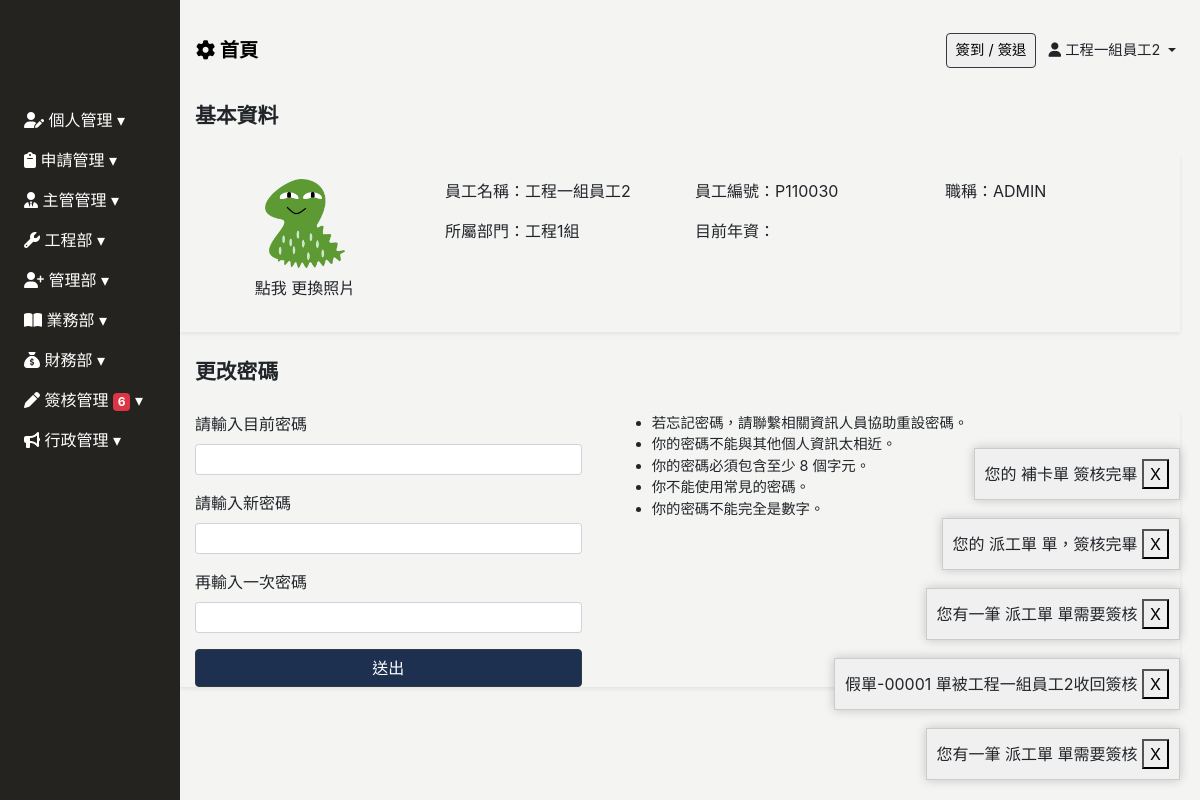
The page /profile/ (signed in) on the database as committed earlier.
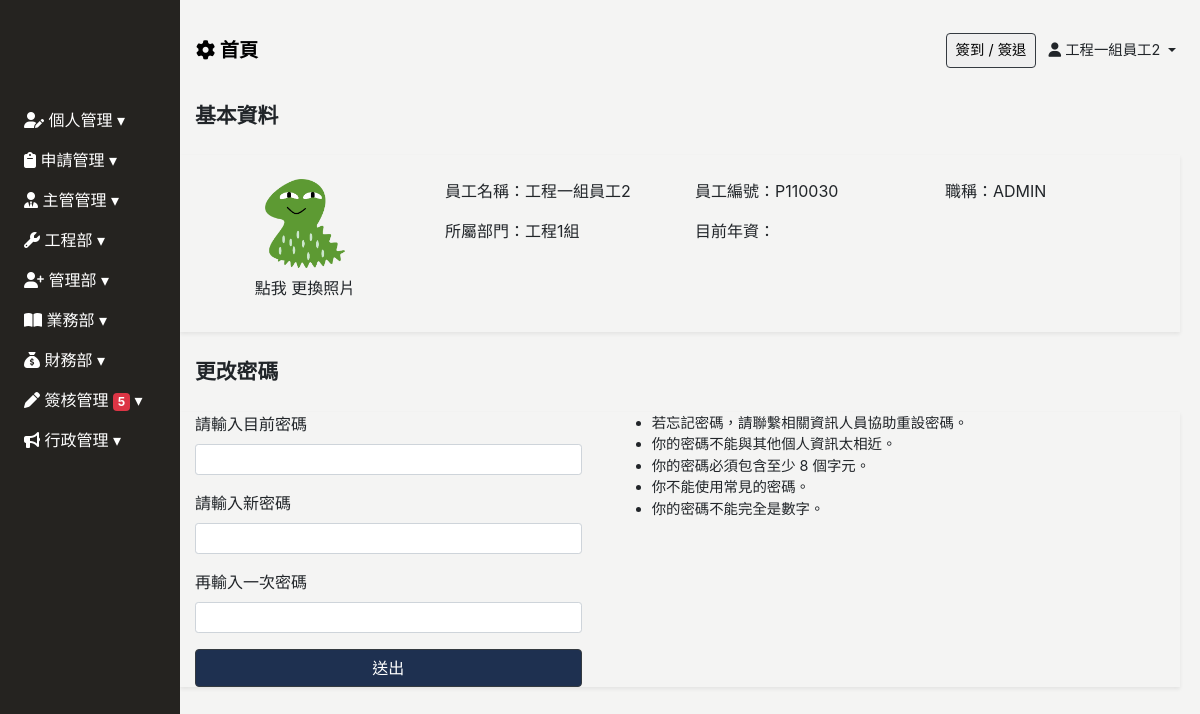
The same page on the database as committed later.
### Backend/models.py (models this page shows, shortened)
class ModifiedModel(models.Model):
    modified_by = models.ForeignKey("Employee", on_delete=models.SET_NULL, null=True, blank=True)
    created_date = models.DateField(default=timezone.now,verbose_name='建立日期')
    update_date = models.DateField(auto_now=True, verbose_name='更新日期')
    class Meta:
        abstract = True

class Employee(ModifiedModel):
    GENDER_CHOICES = [
        ('M', '男'),
        ('F', '女'),
    ]
    BLOOD_TYPE_CHOICES = [
        ('A', 'A型'),
        ('B', 'B型'),
        ('AB','AB型'),
        ('O', 'O型'),
    ]
    MARITAL_STATUS_CHOICES = [
        ('M', '已婚'),
        ('S', '未婚'),
        ('D', '離異'),
    ]
    MILITARY_STATUS_CHOICES = [
        ('M', '義務役'),
        ('E', '免服役'),
        ('A', '替代役'),
    ]
    user = models.OneToOneField(User, null=True, blank=True, on_delete=models.CASCADE)
    profile_image = models.ImageField(upload_to='employee_profile/', blank=True, null=True, default='employee_profile/default_profile.png', verbose_name='員工照片')
    location_city = models.CharField(max_length=4, choices=LOCATION_CHOICES, null=True, blank=True, verbose_name='居住城市(用於計算)')
    uploaded_files = models.ManyToManyField(UploadedFile,blank=True,  related_name="userfile")
    full_name = models.CharField(max_length=30, null=True, blank=True, verbose_name='員工名稱')
    employee_id	 = models.CharField(max_length=30, blank=True,verbose_name='員工ID')
    departments = models.ForeignKey('Department', on_delete=models.SET_NULL, blank=True, null=True, related_name='employees', verbose_name='部門名稱')# 你可以通过department.employees.all()访问一个部门的所有员工。
    position = models.CharField(max_length=30, null=True, blank=True, verbose_name='職稱')
    phone_number = models.CharField(max_length=20, null=True, blank=True,verbose_name='手機號碼')
    contact_number = models.CharField(max_length=20, null=True, blank=True,verbose_name='聯絡電話')
    start_date = models.DateField(null=True, blank=True, verbose_name='到職日期')
    seniority = models.DecimalField(max_digits=3, decimal_places=1, null=True, blank=True, verbose_name='目前年資')
    id_number = models.CharField(max_length=20, null=True, blank=True, verbose_name='身份證字號')
    birthday = models.DateField(null=True, blank=True, verbose_name='出生日期')
    gender = models.CharField(max_length=1, choices=GENDER_CHOICES, null=True, blank=True, verbose_name='性別')
    blood_type = models.CharField(max_length=2, choices=BLOOD_TYPE_CHOICES, null=True, blank=True, verbose_name='血型')
    birth_place = models.CharField(max_length=100, null=True, blank=True, verbose_name='出生地')
    marital_status = models.CharField(max_length=1, choices=MARITAL_STATUS_CHOICES, null=True, blank=True, verbose_name='婚姻狀況')
    military_status = models.CharField(max_length=1, choices=MILITARY_STATUS_CHOICES, null=True, blank=True, verbose_name='兵役狀況')
    permanent_address = models.CharField(max_length=50, null=True, blank=True, verbose_name='戶籍地址')
    current_address_city = models.CharField(max_length=50, null=True, blank=True, verbose_name='現居地址縣市')
    current_address = models.CharField(max_length=50, null=True, blank=True, verbose_name='現居地址')
    location = models.CharField(max_length=50, null=True, blank=True, verbose_name='所在地')
    company_email = models.EmailField(null=True, blank=True, verbose_name='公司E_Mail')
    personal_email = models.EmailField(null=True, blank=True, verbose_name='個人E_Mail')
    emergency_contact = models.CharField(max_length=50, null=True, blank=True, verbose_name='緊急聯絡人1')
    emergency_contact_relations = models.CharField(max_length=50, null=True, blank=True, verbose_name='關係1')
    emergency_contact_phone = models.CharField(max_length=20, null=True, blank=True, verbose_name='聯絡人電話1')
    default_salary = models.IntegerField(default=27000, null=True, blank=True, verbose_name="薪資")#預設薪資
    class Meta:
        verbose_name = "員工"   # 單數
        verbose_name_plural = verbose_name   #複數
    def __str__(self):
        return self.full_name

class Department(ModifiedModel):
    COMPANY_CHOICES = [
        ('艾力克電機', '艾力克電機'),
        ('維景', '維景'),
    ]
    belong_to_company =models.CharField(max_length=20,choices=COMPANY_CHOICES, null=True, blank=True,verbose_name="所屬公司")
    parent_department  = models.ForeignKey('self',max_length=30,  on_delete=models.SET_NULL, null=True, blank=True, verbose_name='上層部門')
    department_name = models.CharField(max_length=30, null=True, blank=True,verbose_name='部門名稱')
    department_id = models.CharField(max_length=20, null=True, blank=True,verbose_name='部門編號')
    class Meta:
        verbose_name = "部門"   # 單數
        verbose_name_plural = verbose_name   #複數

class SysMessage(models.Model):
    Target_user = models.ForeignKey("Employee", related_name="sys_messages", on_delete=models.SET_NULL, null=True, blank=True, verbose_name='顯示對象')
    content = models.TextField(verbose_name='內容')
    watch = models.BooleanField(default=False,verbose_name='已看過')
    class Meta:
        verbose_name = '系統消息'
        verbose_name_plural = verbose_name

### Frontend/views.py (the view)
# urls.py: path('profile/', login_required(views.Profile.as_view()), name='profile'),
class Profile(DeleteView):
    model = User
    template_name = 'profile/profile.html'
    context_object_name = 'user'
    def get_object(self, queryset=None):
        return self.request.user

### Frontend/templates/profile/profile.html (shortened to what this page needs)
{% extends 'base/base_dashboard.html' %}
{% block import %}
<link rel="stylesheet" href="https://cdnjs.cloudflare.com/ajax/libs/dropzone/5.5.1/min/basic.min.css" />
<link rel="stylesheet" href="https://cdnjs.cloudflare.com/ajax/libs/dropzone/5.5.1/min/dropzone.min.css" />
{% load static%}
<link rel="stylesheet" href="{% static 'css/profile/profile.css' %}">
{% endblock %}
{% block main %}
<div class="main">
    <div class="profile-header container mb-4">
        <span class="font-weight-bold" style="font-size: clamp(1rem, 2vw, 1.3rem);">
            基本資料
        </span>
    </div>
    <div class="container shadow-sm">
        <div class="row my-4 py-4">
            <div class="col-6 col-md-3 text-center">
                <div class="profile_img mx-auto mb-2" style="width: 80px;">
                    {% if user.employee.profile_image %}
                    <img class="h-100 img-fluid" src="{{ user.employee.profile_image.url }}" alt="員工照片" id="image-upload" style="object-fit: cover;">
                    {% else %}
                    暫無照片
                    {% endif %}
                </div>
                <form id="profileImageForm" enctype="multipart/form-data">
                    <label>
                        點我    更換照片
                    </label>
                </form>
            </div>
            <div class="col-6 col-md-3">
                <div class="form-group">
                    員工名稱：{{ user.employee.full_name }}
                </div>
                <div class="form-group">
                    所屬部門：{{ user.employee.departments.department_name }}
                </div>
            </div>
            <div class="col-6 col-md-3">
                <div class="form-group">
                    員工編號：{{ user.employee.employee_id }}
                </div>
                <div class="form-group">
                    目前年資：{{ user.employee.calSeniority }}
                </div>
            </div>
            <div class="col-6 col-md-3">
                <div class="form-group">
                    職稱：{{ user.employee.position }}
                </div>
            </div>
        </div>
    </div>
    <div class="profile-header container mb-4">
        <span class="font-weight-bold" style="font-size: clamp(1rem, 2vw, 1.3rem);">
            更改密碼
        </span>
    </div>
    <div class="container shadow-sm">
        <div class="row">
            <div class="col-5">
                <form id="profileform">
                    <div class="form-group">
                        <label for="current-password-form-control">請輸入目前密碼</label>
                        <input type="password" class="form-control form-control-sm" id="current-password-form-control"
                            name="old_password" required>
                    </div>
                    <div class="form-group">
                        <label for="new-password-form-control">請輸入新密碼</label>
                        <input type="password" class="form-control form-control-sm" pattern="^(?=.*[a-zA-Z]).{8,}$"
                            title="至少8位數，不能全部是數字" name="new_password1" id="new-password-form-control" required>
                    </div>
                    <div class="form-group">
                        <label for="confirm-password-form-control">再輸入一次密碼</label>
                        <input type="password" class="form-control form-control-sm" id="confirm-password-form-control"
                            name="new_password2" required>
                    </div>
                    <button type="submit" class="btn border border-dark rounded w-100 "
                        style="color: #fff;background: #1E3050;">送出</button>
                </form>
            </div>
            <div class="col-7">
                <div class="password-rule" style="font-size: 0.9rem;">
                    <ul>
                        <li>若忘記密碼，請聯繫相關資訊人員協助重設密碼。</li>
                        <li>你的密碼不能與其他個人資訊太相近。</li>
                        <li>你的密碼必須包含至少 8 個字元。</li>
                        <li>你不能使用常見的密碼。</li>
                        <li>你的密碼不能完全是數字。</li>
                    </ul>
                </div>
            </div>
        </div>
    </div>
</div>
{% endblock %}

### Frontend/templates/base/base_dashboard.html (shortened to what this page needs)
<!DOCTYPE html>
<html lang="zh-Hant">
<head>
    <link rel="stylesheet" href="https://stackpath.bootstrapcdn.com/bootstrap/4.2.1/css/bootstrap.min.css"
>
    <link rel="stylesheet" href="https://cdnjs.cloudflare.com/ajax/libs/font-awesome/6.4.0/css/all.min.css">
    <link href="https://unpkg.com/bootstrap-table@1.22.1/dist/bootstrap-table.min.css" rel="stylesheet">
    <link href="https://cdn.rawgit.com/harvesthq/chosen/gh-pages/chosen.min.css" rel="stylesheet" />
    {% load static%}
    <link rel="stylesheet" href="{% static 'css/base/base.css' %}">
    <link rel="stylesheet" href="{% static 'css/index/index-login.css' %}">
    <link href="https://cdn.jsdelivr.net/npm/select2@4.1.0-rc.0/dist/css/select2.min.css" rel="stylesheet" />
    {% block import %}
    {% endblock %}
</head>
<body>
    {% include 'base/sidebar.html' %}
    {% include 'base/header.html' %}
    {% block main %}
    {% endblock %}
    {% for sys_message in sys_messages %}
    <div class="sys-message-popup" data-message-id="{{ sys_message.id }}" style="bottom: {{ sys_message.bottom }}px;">
        <span id="sys-message-content">{{ sys_message.content }}</span>
        <button class="sys-close-button">X</button>
    </div>
    {% endfor %}
</body>
<link href="https://cdn.jsdelivr.net/npm/sweetalert2@11.7.16/dist/sweetalert2.min.css
" rel="stylesheet">
</html>

### Frontend/templates/base/sidebar.html (shortened to what this page needs)
{% load tz %}
{% load custom_tags %}
<div class="sidebar pl-2 collapse width show" id="sidebarCollapse">
    <div class="sidebar-logo">
    </div>
    <ul class="nav flex-column">
        <li class="nav-item">
            <a class="nav-link collapsed" href="#" data-target="#calendarCollapse" data-toggle="collapse"
                aria-expanded="false" aria-controls="calendarCollapse">
                <i class="fa-solid fa-user-pen" style="color: #ffffff;"></i> 個人管理
            </a>
        </li>
        <li class="nav-item">
            <a class="nav-link collapsed" href="#" data-target="#applicationCollapse" data-toggle="collapse"
                aria-expanded="false" aria-controls="applicationCollapse">
                <i class="fa-solid fa-clipboard" style="color: #ffffff;"></i> 申請管理
            </a>
        </li>
        {% if user|in_group_T_or_F:"主管" or pass_test_func %}
        <li class="nav-item">
            <a class="nav-link collapsed" href="#" data-target="#directorCollapse" data-toggle="collapse"
                aria-expanded="false" aria-controls="directorCollapse">
                <i class="fa-solid fa-user-tie" style="color: #ffffff;"></i> 主管管理
            </a>
        </li>
        {% endif %}
        {% if user|in_group_T_or_F:"工程" or pass_test_func %}
        <li class="nav-item">
            <a class="nav-link collapsed" href="#" data-target="#engineerCollapse" data-toggle="collapse"
                aria-expanded="false" aria-controls="engineerCollapse">
                <i class="fa-solid fa-wrench" style="color: #ffffff;"></i> 工程部
            </a>
        </li>
        {% endif %}
        {% if user|in_group_T_or_F:"管理部權限管理" or user|in_group_T_or_F:"管理" or pass_test_func %}
        <li class="nav-item">
            <a class="nav-link collapsed" href="#" data-target="#personnelCollapse" data-toggle="collapse"
                aria-expanded="false" aria-controls="personnelCollapse">
                <i class="fa-solid fa-user-plus" style="color: #ffffff;"></i> 管理部
            </a>
        </li>
        {% endif %}
        {% if user|in_group_T_or_F:"業務" or pass_test_func %}
        <li class="nav-item">
            <a class="nav-link collapsed" href="#" data-target="#salesCollapse" data-toggle="collapse"
                aria-expanded="false" aria-controls="salesCollapse">
                <i class="fa-solid fa-book-open" style="color: #ffffff;"></i> 業務部
            </a>
        </li>
        {% endif %}
        {% if user|in_group_T_or_F:"財務部" or pass_test_func %}
        <li class="nav-item">
            <a class="nav-link collapsed" href="#financialCollapse" data-toggle="collapse" aria-expanded="false"
                aria-controls="financialCollapse">
                <i class="fa-solid fa-sack-dollar" style="color: #ffffff;"></i> 財務部
            </a>
        </li>
        {% endif %}
        <li class="nav-item">
            <a class="nav-link collapsed" href="#approvalCollapse" data-toggle="collapse" aria-expanded="false"
                aria-controls="approvalCollapse">
                <i class="fa-solid fa-pen" style="color: #ffffff;"></i> 簽核管理
                {% if approval_count > 0 %}
                <span class="badge badge-danger">{{ approval_count }}</span>
                {% endif %}
            </a>
        </li>
        {% if user|in_group_T_or_F:"公告" or pass_test_func %}
        <li class="nav-item">
            <a class="nav-link collapsed" href="#newsCollapse" data-toggle="collapse" aria-expanded="false"
                aria-controls="newsCollapse">
                <i class="fa-solid fa-bullhorn" style="color: #ffffff;"></i> 行政管理
            </a>
        </li>
        {% endif %}
    </ul>
</div>

### Frontend/templates/base/header.html (shortened to what this page needs)
<header class="d-flex justify-content-between align-items-center px-3">
    <div>
        <a href="{% url 'index' %}" style="color: #000; text-decoration: none;">
            <span class="font-weight-bold" style="font-size: clamp(1rem, 2vw, 1.2rem);">
                <i class="fa-solid fa-gear"></i> 首頁
            </span>
        </a>
    </div>
    <div>
        <button type="button" class="border border-dark rounded mr-2" data-toggle="modal" data-target="#clock-inout" @click="catchDateTime">
            簽到 / 簽退
        </button>
        <span class="dropdown-toggle mr-2 employee_full_name" data-toggle="dropdown">
            <i class="fa-solid fa-user"></i> {{ request.user.employee.full_name }}
        </span>
    </div>
</header>
{% load static %}

Rows that differ between the two databases and show on the page:
removed SysMessage: content "您有一筆 派工單 單需要簽核"
removed SysMessage: content "假單-00001 單被工程一組員工2收回簽核"
removed SysMessage: content "您有一筆 派工單 單需要簽核"
removed SysMessage: content "您的 派工單 單，簽核完畢"
removed SysMessage: content "您的 補卡單 簽核完畢"
Other text that changed with them:
{{ approval_count }}: "6" → "5"
list line gone: "X"
